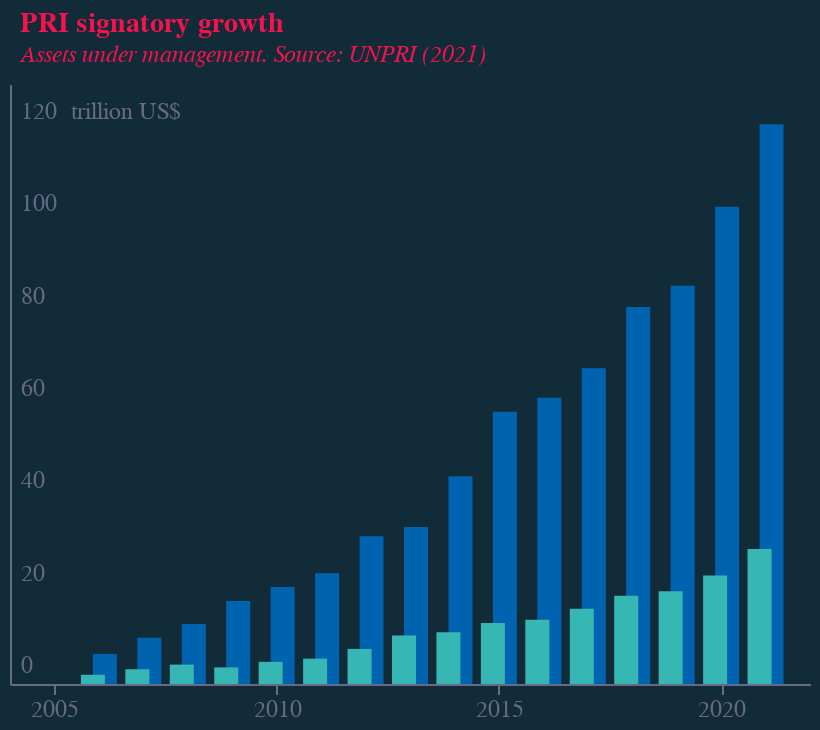

Notebook code for this chart:
### Code cell
base = alt.Chart(f1).encode(
    x=alt.X(
        "year:Q",
        axis=alt.Axis(
            grid=False,
            titleAlign="center",
            titleAnchor="middle",
            title="",
            labelColor=colors["eco-gray"],
            titleColor=colors["eco-gray"],
            tickColor=colors["eco-gray"],
            domainColor=colors["eco-gray"],
            tickCount=5,
            titleFontSize=12,
            labelFontSize=12,
            orient="bottom",
            labelAngle=0,
            format=".0f",
            # zindex=1,
            # offset=-43
        ),
    )
)
bars1 = base.mark_bar(color=colors["eco-turquiose"], width=12, xOffset=-3).encode(
    y=alt.Y(
        "aoaum:Q",
        stack=True,
        axis=alt.Axis(
            grid=False,
            title="trillion US$",
            titleAnchor="start",
            labelColor=colors["eco-gray"],
            titleColor=colors["eco-gray"],
            tickColor=colors["eco-gray"],
            domainColor=colors["eco-gray"],
            titleFontSize=12,
            labelFontSize=12,
            titleFontWeight="normal",
            ticks=False,
            labelAlign="left",
            labelBaseline="middle",
            labelPadding=-5,
            labelOffset=-10,
            titleX=30,
            titleY=20,
            titleBaseline="bottom",
            titleAngle=0,
            titleAlign="left",
            tickCount=7,
            format=".0f",
        ),
    )
)
bars2 = base.mark_bar(color=colors["eco-mid-blue"], width=12, xOffset=3).encode(
    y=alt.Y("aum:Q")
)
line1 = base.mark_line(color=colors["eco-dot"]).encode(y=alt.Y("ao:Q"))
line2 = base.mark_line(color=colors["eco-orange"]).encode(y=alt.Y("sig:Q"))
title = alt.TitleParams(
    "PRI signatory growth",
    subtitle=["Assets under management. Source: UNPRI (2021)"],
    anchor="start",
    align="left",
    dx=5,
    dy=-5,
    fontSize=14,
    subtitleFontSize=12,
    color=colors["eco-dot"],
    subtitleColor=colors["eco-dot"],
    subtitleFontStyle="italic",
)
layer1 = (
    ((bars2 + bars1))
    .properties(height=300, width=400)
    .configure(font="Georgia", background=colors["eco-background"])
    .configure_view(stroke=None)
    .properties(title=title)
)
layer1.save("visualisation/" + f + "_dark.json")
layer1.save("visualisation/" + f + "_dark.png")
readme = re.sub(f, f + "_dark", readme)
open("README.md", "a").write(readme)
layer1

### Figure 1 — Vega-Lite specification as saved in the notebook (floating-point values rounded to 4 significant figures)
{"config": {"view": {"continuousWidth": 400, "continuousHeight": 300, "stroke": null}, "background": "#122B39", "font": "Georgia"}, "layer": [{"mark": {"type": "bar", "color": "#0063AF", "width": 12, "xOffset": 3}, "encoding": {"x": {"type": "quantitative", "axis": {"domainColor": "#676A86", "format": ".0f", "grid": false, "labelAngle": 0, "labelColor": "#676A86", "labelFontSize": 12, "orient": "bottom", "tickColor": "#676A86", "tickCount": 5, "title": "", "titleAlign": "center", "titleAnchor": "middle", "titleColor": "#676A86", "titleFontSize": 12}, "field": "year"}, "y": {"type": "quantitative", "field": "aum"}}}, {"mark": {"type": "bar", "color": "#36B7B4", "width": 12, "xOffset": -3}, "encoding": {"x": {"type": "quantitative", "axis": {"domainColor": "#676A86", "format": ".0f", "grid": false, "labelAngle": 0, "labelColor": "#676A86", "labelFontSize": 12, "orient": "bottom", "tickColor": "#676A86", "tickCount": 5, "title": "", "titleAlign": "center", "titleAnchor": "middle", "titleColor": "#676A86", "titleFontSize": 12}, "field": "year"}, "y": {"type": "quantitative", "axis": {"domainColor": "#676A86", "format": ".0f", "grid": false, "labelAlign": "left", "labelBaseline": "middle", "labelColor": "#676A86", "labelFontSize": 12, "labelOffset": -10, "labelPadding": -5, "tickColor": "#676A86", "tickCount": 7, "ticks": false, "title": "trillion US$", "titleAlign": "left", "titleAnchor": "start", "titleAngle": 0, "titleBaseline": "bottom", "titleColor": "#676A86", "titleFontSize": 12, "titleFontWeight": "normal", "titleX": 30, "titleY": 20}, "field": "aoaum", "stack": true}}}], "data": {"name": "data-4a17a7b922139914eaebcc8238ad992e"}, "height": 300, "title": {"text": "PRI signatory growth", "align": "left", "anchor": "start", "color": "#F4134D", "dx": 5, "dy": -5, "fontSize": 14, "subtitle": ["Assets under management. Source: UNPRI (2021)"], "subtitleColor": "#F4134D", "subtitleFontSize": 12, "subtitleFontStyle": "italic"}, "width": 400, "$schema": "https://vega.github.io/schema/vega-lite/v4.8.1.json", "datasets": {"data-4a17a7b922139914eaebcc8238ad992e": [{"year": 2006, "aoaum": 2.0, "ao": 32, "aum": 6.5, "sig": 63}, {"year": 2007, "aoaum": 3.2, "ao": 77, "aum": 10.0, "sig": 185}, {"year": 2008, "aoaum": 4.2, "ao": 135, "aum": 13.0, "sig": 361}, {"year": 2009, "aoaum": 3.6, "ao": 172, "aum": 18.0, "sig": 523}, {"year": 2010, "aoaum": 4.8, "ao": 203, "aum": 21.0, "sig": 734}, {"year": 2011, "aoaum": 5.5, "ao": 229, "aum": 24.0, "sig": 890}, {"year": 2012, "aoaum": 7.6, "ao": 251, "aum": 32.0, "sig": 1050}, {"year": 2013, "aoaum": 10.5, "ao": 268, "aum": 34.0, "sig": 1186}, {"year": 2014, "aoaum": 11.2, "ao": 270, "aum": 45.0, "sig": 1251}, {"year": 2015, "aoaum": 13.2, "ao": 288, "aum": 59.0, "sig": 1384}, {"year": 2016, "aoaum": 13.9, "ao": 307, "aum": 62.0, "sig": 1501}, {"year": 2017, "aoaum": 16.3, "ao": 346, "aum": 68.4, "sig": 1714}, {"year": 2018, "aoaum": 19.1, "ao": 373, "aum": 81.7, "sig": 1951}, {"year": 2019, "aoaum": 20.1, "ao": 432, "aum": 86.3, "sig": 2372}, {"year": 2020, "aoaum": 23.5, "ao": 521, "aum": 103.4, "sig": 3038}, {"year": 2021, "aoaum": 29.23, "ao": 609, "aum": 121.3, "sig": 3826}]}}
